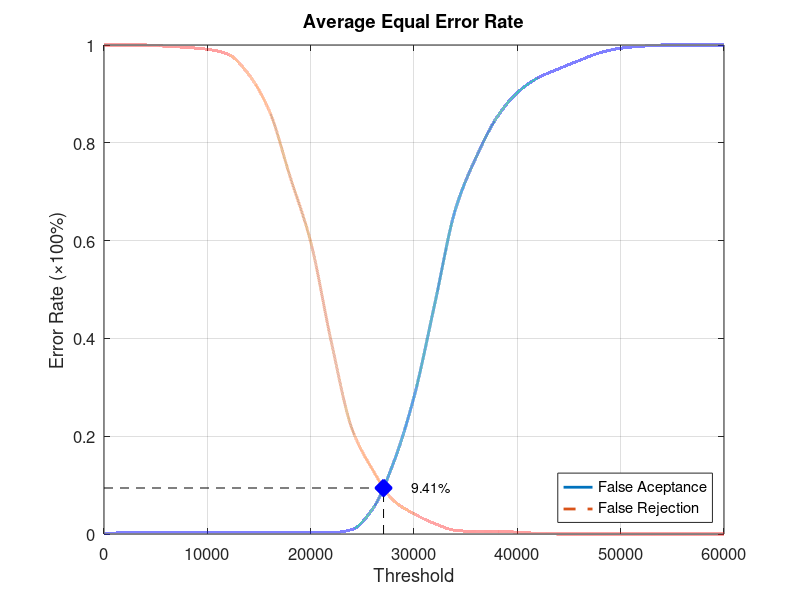
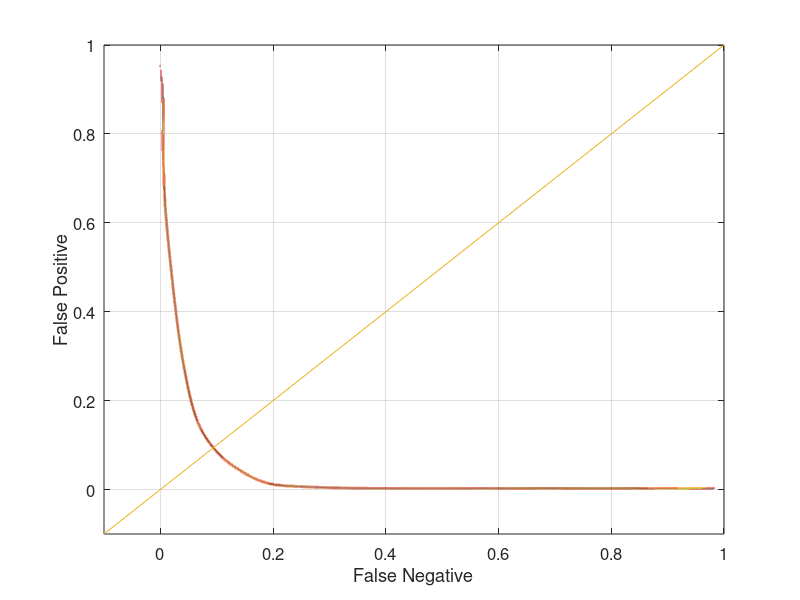

Here is the MATLAB script that generated these plots, in order:
function yEER = Experiment4Average
close all;
clear;
clc;
x = 0:2000:60000;
xq = 0:0.5:60000;

y0 = [0 0.00263158 0.00263158 0.00263158 0.00263158 0.00263158 0.00263158 0.00263158 0.00263158 0.00263158 0.00263158 0.00263158 0.00921053 0.0513158 0.144737 0.280263 0.469737 0.663158 0.769737 0.851316 0.902632 0.932895 0.951316 0.968421 0.98421 0.993421 0.997368 1 1 1 1];
yy0 = interp1(x, y0, xq, 'pchip');
y1 = [1 1 1 0.9975 0.995 0.99125 0.98125 0.94 0.865 0.73125 0.5975 0.3925 0.215 0.13125 0.06875 0.04125 0.02125 0.0075 0.005 0.005 0.00375 0.00125 0 0 0 0 0 0 0 0 0];
yy1 = interp1(x, y1, xq, 'pchip');

% Calculating EER: 
y2 = abs(y0 - y1);
find(y2 == min(y2))
yy2 = abs(yy0 - yy1);
xEER = find(yy2 == min(yy2));
xEERIndex = xq(xEER) % X-axis EER
yEER = yy0(xEER) % Y-axis EER

main = figure
plot(xq, yy0,'-','LineWidth', 2);	hold on
plot(xq, yy1,'--','LineWidth', 2);	hold on
plot([xEERIndex xEERIndex], [0 yEER], 'k--');	hold on
plot([0 xEERIndex], [yEER yEER], 'k--');	hold on
plot(xEERIndex, yEER, 'bx', 'LineWidth', 10);	hold on
text(xEERIndex + 10 * xEERIndex / 100, yEER, [num2str(round((10000 * yEER)) / 100) '%'])
legend('False Aceptance', 'False Rejection', 'Location', 'SouthEast')
xlabel('Threshold')
ylabel('Error Rate (\times100%)')
title('Average Equal Error Rate')
set(gca, 'FontSize', 12)
axis([0 60000 0 1])
grid on

print(main, 'Experiment4AverageMain', '-dpng');
FNRxFPR = figure('Color', [1 1 1]);
plot(yy1, yy0, '-', yy1, yy0, 'LineWidth', 2);
hold on
y = -0.1:0.1:1
plot(y, y); 
set(gca, 'FontSize', 12)
xlabel('False Negative')
ylabel('False Positive')
axis([-0.1 1 -0.1 1])
set(gca, 'FontSize', 12)
grid on

print(FNRxFPR, 'Experiment4AverageFNRxFPR','-dpng');
end
